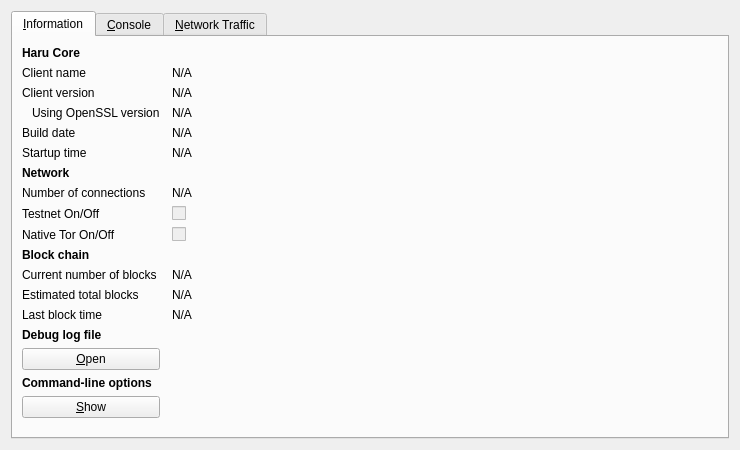
<?xml version="1.0" encoding="UTF-8"?>
<ui version="4.0">
 <class>RPCConsole</class>
 <widget class="QDialog" name="RPCConsole">
  <property name="geometry">
   <rect>
    <x>0</x>
    <y>0</y>
    <width>740</width>
    <height>450</height>
   </rect>
  </property>
  <property name="windowTitle">
   <string>Haru - Debug window</string>
  </property>
  <layout class="QVBoxLayout" name="verticalLayout_2">
   <item>
    <widget class="QTabWidget" name="tabWidget">
     <property name="currentIndex">
      <number>0</number>
     </property>
     <widget class="QWidget" name="tab_info">
      <attribute name="title">
       <string>&amp;Information</string>
      </attribute>
      <layout class="QGridLayout" name="gridLayout" columnstretch="0,1">
       <property name="horizontalSpacing">
        <number>12</number>
       </property>
       <item row="0" column="0">
        <widget class="QLabel" name="label_9">
         <property name="font">
          <font>
           <weight>75</weight>
           <bold>true</bold>
          </font>
         </property>
         <property name="text">
          <string>Haru Core</string>
         </property>
        </widget>
       </item>
       <item row="1" column="0">
        <widget class="QLabel" name="label_5">
         <property name="text">
          <string>Client name</string>
         </property>
        </widget>
       </item>
       <item row="1" column="1">
        <widget class="QLabel" name="clientName">
         <property name="cursor">
          <cursorShape>IBeamCursor</cursorShape>
         </property>
         <property name="text">
          <string>N/A</string>
         </property>
         <property name="textFormat">
          <enum>Qt::PlainText</enum>
         </property>
         <property name="textInteractionFlags">
          <set>Qt::LinksAccessibleByMouse|Qt::TextSelectableByKeyboard|Qt::TextSelectableByMouse</set>
         </property>
        </widget>
       </item>
       <item row="2" column="0">
        <widget class="QLabel" name="label_6">
         <property name="text">
          <string>Client version</string>
         </property>
        </widget>
       </item>
       <item row="2" column="1">
        <widget class="QLabel" name="clientVersion">
         <property name="cursor">
          <cursorShape>IBeamCursor</cursorShape>
         </property>
         <property name="text">
          <string>N/A</string>
         </property>
         <property name="textFormat">
          <enum>Qt::PlainText</enum>
         </property>
         <property name="textInteractionFlags">
          <set>Qt::LinksAccessibleByMouse|Qt::TextSelectableByKeyboard|Qt::TextSelectableByMouse</set>
         </property>
        </widget>
       </item>
       <item row="3" column="0">
        <widget class="QLabel" name="label_14">
         <property name="text">
          <string>Using OpenSSL version</string>
         </property>
         <property name="indent">
          <number>10</number>
         </property>
        </widget>
       </item>
       <item row="3" column="1">
        <widget class="QLabel" name="openSSLVersion">
         <property name="cursor">
          <cursorShape>IBeamCursor</cursorShape>
         </property>
         <property name="text">
          <string>N/A</string>
         </property>
         <property name="textFormat">
          <enum>Qt::PlainText</enum>
         </property>
         <property name="textInteractionFlags">
          <set>Qt::LinksAccessibleByMouse|Qt::TextSelectableByKeyboard|Qt::TextSelectableByMouse</set>
         </property>
        </widget>
       </item>
       <item row="4" column="0">
        <widget class="QLabel" name="label_12">
         <property name="text">
          <string>Build date</string>
         </property>
        </widget>
       </item>
       <item row="4" column="1">
        <widget class="QLabel" name="buildDate">
         <property name="cursor">
          <cursorShape>IBeamCursor</cursorShape>
         </property>
         <property name="text">
          <string>N/A</string>
         </property>
         <property name="textFormat">
          <enum>Qt::PlainText</enum>
         </property>
         <property name="textInteractionFlags">
          <set>Qt::LinksAccessibleByMouse|Qt::TextSelectableByKeyboard|Qt::TextSelectableByMouse</set>
         </property>
        </widget>
       </item>
       <item row="5" column="0">
        <widget class="QLabel" name="label_13">
         <property name="text">
          <string>Startup time</string>
         </property>
        </widget>
       </item>
       <item row="5" column="1">
        <widget class="QLabel" name="startupTime">
         <property name="cursor">
          <cursorShape>IBeamCursor</cursorShape>
         </property>
         <property name="text">
          <string>N/A</string>
         </property>
         <property name="textFormat">
          <enum>Qt::PlainText</enum>
         </property>
         <property name="textInteractionFlags">
          <set>Qt::LinksAccessibleByMouse|Qt::TextSelectableByKeyboard|Qt::TextSelectableByMouse</set>
         </property>
        </widget>
       </item>
       <item row="6" column="0">
        <widget class="QLabel" name="label_11">
         <property name="font">
          <font>
           <weight>75</weight>
           <bold>true</bold>
          </font>
         </property>
         <property name="text">
          <string>Network</string>
         </property>
        </widget>
       </item>
       <item row="7" column="0">
        <widget class="QLabel" name="label_7">
         <property name="text">
          <string>Number of connections</string>
         </property>
        </widget>
       </item>
       <item row="7" column="1">
        <widget class="QLabel" name="numberOfConnections">
         <property name="cursor">
          <cursorShape>IBeamCursor</cursorShape>
         </property>
         <property name="text">
          <string>N/A</string>
         </property>
         <property name="textFormat">
          <enum>Qt::PlainText</enum>
         </property>
         <property name="textInteractionFlags">
          <set>Qt::LinksAccessibleByMouse|Qt::TextSelectableByKeyboard|Qt::TextSelectableByMouse</set>
         </property>
        </widget>
       </item>
       <item row="8" column="0">
        <widget class="QLabel" name="label_8">
         <property name="text">
          <string>Testnet On/Off</string>
         </property>
        </widget>
       </item>
       <item row="9" column="0">
        <widget class="QLabel" name="label_8">
         <property name="text">
          <string>Native Tor On/Off</string>
         </property>
        </widget>
       </item>
       <item row="8" column="1">
        <widget class="QCheckBox" name="isTestNet">
         <property name="enabled">
          <bool>false</bool>
         </property>
         <property name="text">
          <string/>
         </property>
        </widget>
       </item>
       <item row="9" column="1">
        <widget class="QCheckBox" name="isNativeTor">
         <property name="enabled">
          <bool>false</bool>
         </property>
         <property name="text">
          <string/>
         </property>
        </widget>
       </item>
       <item row="10" column="0">
        <widget class="QLabel" name="label_10">
         <property name="font">
          <font>
           <weight>75</weight>
           <bold>true</bold>
          </font>
         </property>
         <property name="text">
          <string>Block chain</string>
         </property>
        </widget>
       </item>
       <item row="11" column="0">
        <widget class="QLabel" name="label_3">
         <property name="text">
          <string>Current number of blocks</string>
         </property>
        </widget>
       </item>
       <item row="11" column="1">
        <widget class="QLabel" name="numberOfBlocks">
         <property name="cursor">
          <cursorShape>IBeamCursor</cursorShape>
         </property>
         <property name="text">
          <string>N/A</string>
         </property>
         <property name="textFormat">
          <enum>Qt::PlainText</enum>
         </property>
         <property name="textInteractionFlags">
          <set>Qt::LinksAccessibleByMouse|Qt::TextSelectableByKeyboard|Qt::TextSelectableByMouse</set>
         </property>
        </widget>
       </item>
       <item row="12" column="0">
        <widget class="QLabel" name="label_4">
         <property name="text">
          <string>Estimated total blocks</string>
         </property>
        </widget>
       </item>
       <item row="12" column="1">
        <widget class="QLabel" name="totalBlocks">
         <property name="cursor">
          <cursorShape>IBeamCursor</cursorShape>
         </property>
         <property name="text">
          <string>N/A</string>
         </property>
         <property name="textFormat">
          <enum>Qt::PlainText</enum>
         </property>
         <property name="textInteractionFlags">
          <set>Qt::LinksAccessibleByMouse|Qt::TextSelectableByKeyboard|Qt::TextSelectableByMouse</set>
         </property>
        </widget>
       </item>
       <item row="13" column="0">
        <widget class="QLabel" name="label_2">
         <property name="text">
          <string>Last block time</string>
         </property>
        </widget>
       </item>
       <item row="13" column="1">
        <widget class="QLabel" name="lastBlockTime">
         <property name="cursor">
          <cursorShape>IBeamCursor</cursorShape>
         </property>
         <property name="text">
          <string>N/A</string>
         </property>
         <property name="textFormat">
          <enum>Qt::PlainText</enum>
         </property>
         <property name="textInteractionFlags">
          <set>Qt::LinksAccessibleByMouse|Qt::TextSelectableByKeyboard|Qt::TextSelectableByMouse</set>
         </property>
        </widget>
       </item>
       <item row="14" column="0">
        <spacer name="verticalSpacer_2">
         <property name="orientation">
          <enum>Qt::Vertical</enum>
         </property>
         <property name="sizeHint" stdset="0">
          <size>
           <width>20</width>
           <height>20</height>
          </size>
         </property>
        </spacer>
       </item>
       <item row="15" column="0">
        <widget class="QLabel" name="labelDebugLogfile">
         <property name="font">
          <font>
           <weight>75</weight>
           <bold>true</bold>
          </font>
         </property>
         <property name="text">
          <string>Debug log file</string>
         </property>
        </widget>
       </item>
       <item row="16" column="0">
        <widget class="QPushButton" name="openDebugLogfileButton">
         <property name="toolTip">
          <string>Open the Haru debug log file from the current data directory. This can take a few seconds for large log files.</string>
         </property>
         <property name="text">
          <string>&amp;Open</string>
         </property>
         <property name="autoDefault">
          <bool>false</bool>
         </property>
        </widget>
       </item>
       <item row="17" column="0">
        <widget class="QLabel" name="labelCLOptions">
         <property name="font">
          <font>
           <weight>75</weight>
           <bold>true</bold>
          </font>
         </property>
         <property name="text">
          <string>Command-line options</string>
         </property>
        </widget>
       </item>
       <item row="18" column="0">
        <widget class="QPushButton" name="showCLOptionsButton">
         <property name="toolTip">
          <string>Show the Haru-Qt help message to get a list with possible Haru command-line options.</string>
         </property>
         <property name="text">
          <string>&amp;Show</string>
         </property>
         <property name="autoDefault">
          <bool>false</bool>
         </property>
        </widget>
       </item>
       <item row="19" column="0">
        <spacer name="verticalSpacer">
         <property name="orientation">
          <enum>Qt::Vertical</enum>
         </property>
         <property name="sizeHint" stdset="0">
          <size>
           <width>20</width>
           <height>40</height>
          </size>
         </property>
        </spacer>
       </item>
      </layout>
     </widget>
     <widget class="QWidget" name="tab_console">
      <attribute name="title">
       <string>&amp;Console</string>
      </attribute>
      <layout class="QVBoxLayout" name="verticalLayout_3">
       <property name="spacing">
        <number>3</number>
       </property>
       <item>
        <widget class="QTextEdit" name="messagesWidget">
         <property name="minimumSize">
          <size>
           <width>0</width>
           <height>100</height>
          </size>
         </property>
         <property name="readOnly">
          <bool>true</bool>
         </property>
         <property name="tabKeyNavigation" stdset="0">
          <bool>false</bool>
         </property>
         <property name="columnCount" stdset="0">
          <number>2</number>
         </property>
        </widget>
       </item>
       <item>
        <layout class="QHBoxLayout" name="horizontalLayout">
         <property name="spacing">
          <number>3</number>
         </property>
         <item>
          <widget class="QLabel" name="label">
           <property name="text">
            <string notr="true">&gt;</string>
           </property>
          </widget>
         </item>
         <item>
          <widget class="QLineEdit" name="lineEdit"/>
         </item>
         <item>
          <widget class="QPushButton" name="clearButton">
           <property name="maximumSize">
            <size>
             <width>24</width>
             <height>24</height>
            </size>
           </property>
           <property name="toolTip">
            <string>Clear console</string>
           </property>
           <property name="text">
            <string/>
           </property>
           <property name="icon">
            <iconset resource="../bitcoin.qrc">
             <normaloff>:/icons/remove</normaloff>:/icons/remove</iconset>
           </property>
           <property name="shortcut">
            <string notr="true">Ctrl+L</string>
           </property>
           <property name="autoDefault">
            <bool>false</bool>
           </property>
          </widget>
         </item>
        </layout>
       </item>
      </layout>
     </widget>
     <widget class="QWidget" name="tab">
      <attribute name="title">
       <string>&amp;Network Traffic</string>
      </attribute>
      <layout class="QHBoxLayout" name="horizontalLayout_3">
       <item>
        <layout class="QVBoxLayout" name="verticalLayout_4">
         <item>
          <widget class="TrafficGraphWidget" name="trafficGraph" native="true">
           <property name="sizePolicy">
            <sizepolicy hsizetype="Expanding" vsizetype="Expanding">
             <horstretch>0</horstretch>
             <verstretch>0</verstretch>
            </sizepolicy>
           </property>
          </widget>
         </item>
         <item>
          <layout class="QHBoxLayout" name="horizontalLayout_2">
           <item>
            <widget class="QSlider" name="sldGraphRange">
             <property name="minimum">
              <number>1</number>
             </property>
             <property name="maximum">
              <number>288</number>
             </property>
             <property name="pageStep">
              <number>12</number>
             </property>
             <property name="value">
              <number>6</number>
             </property>
             <property name="orientation">
              <enum>Qt::Horizontal</enum>
             </property>
            </widget>
           </item>
           <item>
            <widget class="QLabel" name="lblGraphRange">
             <property name="minimumSize">
              <size>
               <width>100</width>
               <height>0</height>
              </size>
             </property>
             <property name="alignment">
              <set>Qt::AlignCenter</set>
             </property>
            </widget>
           </item>
           <item>
            <widget class="QPushButton" name="btnClearTrafficGraph">
             <property name="text">
              <string>&amp;Clear</string>
             </property>
            </widget>
           </item>
          </layout>
         </item>
        </layout>
       </item>
       <item>
        <layout class="QVBoxLayout" name="verticalLayout">
         <item>
          <widget class="QGroupBox" name="groupBox">
           <property name="title">
            <string>Totals</string>
           </property>
           <layout class="QVBoxLayout" name="verticalLayout_5">
            <item>
             <layout class="QHBoxLayout" name="horizontalLayout_4">
              <item>
               <widget class="Line" name="line">
                <property name="sizePolicy">
                 <sizepolicy hsizetype="Fixed" vsizetype="Fixed">
                  <horstretch>0</horstretch>
                  <verstretch>0</verstretch>
                 </sizepolicy>
                </property>
                <property name="minimumSize">
                 <size>
                  <width>10</width>
                  <height>0</height>
                 </size>
                </property>
                <property name="palette">
                 <palette>
                  <active>
                   <colorrole role="Light">
                    <brush brushstyle="SolidPattern">
                     <color alpha="255">
                      <red>0</red>
                      <green>255</green>
                      <blue>0</blue>
                     </color>
                    </brush>
                   </colorrole>
                  </active>
                  <inactive>
                   <colorrole role="Light">
                    <brush brushstyle="SolidPattern">
                     <color alpha="255">
                      <red>0</red>
                      <green>255</green>
                      <blue>0</blue>
                     </color>
                    </brush>
                   </colorrole>
                  </inactive>
                  <disabled>
                   <colorrole role="Light">
                    <brush brushstyle="SolidPattern">
                     <color alpha="255">
                      <red>0</red>
                      <green>255</green>
                      <blue>0</blue>
                     </color>
                    </brush>
                   </colorrole>
                  </disabled>
                 </palette>
                </property>
                <property name="orientation">
                 <enum>Qt::Horizontal</enum>
                </property>
               </widget>
              </item>
              <item>
               <widget class="QLabel" name="label_16">
                <property name="text">
                 <string>In:</string>
                </property>
               </widget>
              </item>
              <item>
               <widget class="QLabel" name="lblBytesIn">
                <property name="minimumSize">
                 <size>
                  <width>50</width>
                  <height>0</height>
                 </size>
                </property>
                <property name="alignment">
                 <set>Qt::AlignRight|Qt::AlignTrailing|Qt::AlignVCenter</set>
                </property>
               </widget>
              </item>
             </layout>
            </item>
            <item>
             <layout class="QHBoxLayout" name="horizontalLayout_5">
              <item>
               <widget class="Line" name="line_2">
                <property name="sizePolicy">
                 <sizepolicy hsizetype="Fixed" vsizetype="Fixed">
                  <horstretch>0</horstretch>
                  <verstretch>0</verstretch>
                 </sizepolicy>
                </property>
                <property name="minimumSize">
                 <size>
                  <width>10</width>
                  <height>0</height>
                 </size>
                </property>
                <property name="palette">
                 <palette>
                  <active>
                   <colorrole role="Light">
                    <brush brushstyle="SolidPattern">
                     <color alpha="255">
                      <red>255</red>
                      <green>0</green>
                      <blue>0</blue>
                     </color>
                    </brush>
                   </colorrole>
                  </active>
                  <inactive>
                   <colorrole role="Light">
                    <brush brushstyle="SolidPattern">
                     <color alpha="255">
                      <red>255</red>
                      <green>0</green>
                      <blue>0</blue>
                     </color>
                    </brush>
                   </colorrole>
                  </inactive>
                  <disabled>
                   <colorrole role="Light">
                    <brush brushstyle="SolidPattern">
                     <color alpha="255">
                      <red>255</red>
                      <green>0</green>
                      <blue>0</blue>
                     </color>
                    </brush>
                   </colorrole>
                  </disabled>
                 </palette>
                </property>
                <property name="orientation">
                 <enum>Qt::Horizontal</enum>
                </property>
               </widget>
              </item>
              <item>
               <widget class="QLabel" name="label_17">
                <property name="text">
                 <string>Out:</string>
                </property>
               </widget>
              </item>
              <item>
               <widget class="QLabel" name="lblBytesOut">
                <property name="minimumSize">
                 <size>
                  <width>50</width>
                  <height>0</height>
                 </size>
                </property>
                <property name="alignment">
                 <set>Qt::AlignRight|Qt::AlignTrailing|Qt::AlignVCenter</set>
                </property>
               </widget>
              </item>
             </layout>
            </item>
            <item>
             <spacer name="verticalSpacer_4">
              <property name="orientation">
               <enum>Qt::Vertical</enum>
              </property>
              <property name="sizeHint" stdset="0">
               <size>
                <width>20</width>
                <height>407</height>
               </size>
              </property>
             </spacer>
            </item>
           </layout>
          </widget>
         </item>
        </layout>
       </item>
      </layout>
     </widget>
    </widget>
   </item>
  </layout>
 </widget>
 <customwidgets>
  <customwidget>
   <class>TrafficGraphWidget</class>
   <extends>QWidget</extends>
   <header>trafficgraphwidget.h</header>
   <container>1</container>
   <slots>
    <slot>clear()</slot>
   </slots>
  </customwidget>
 </customwidgets>
 <resources>
  <include location="../bitcoin.qrc"/>
 </resources>
 <connections/>
</ui>
